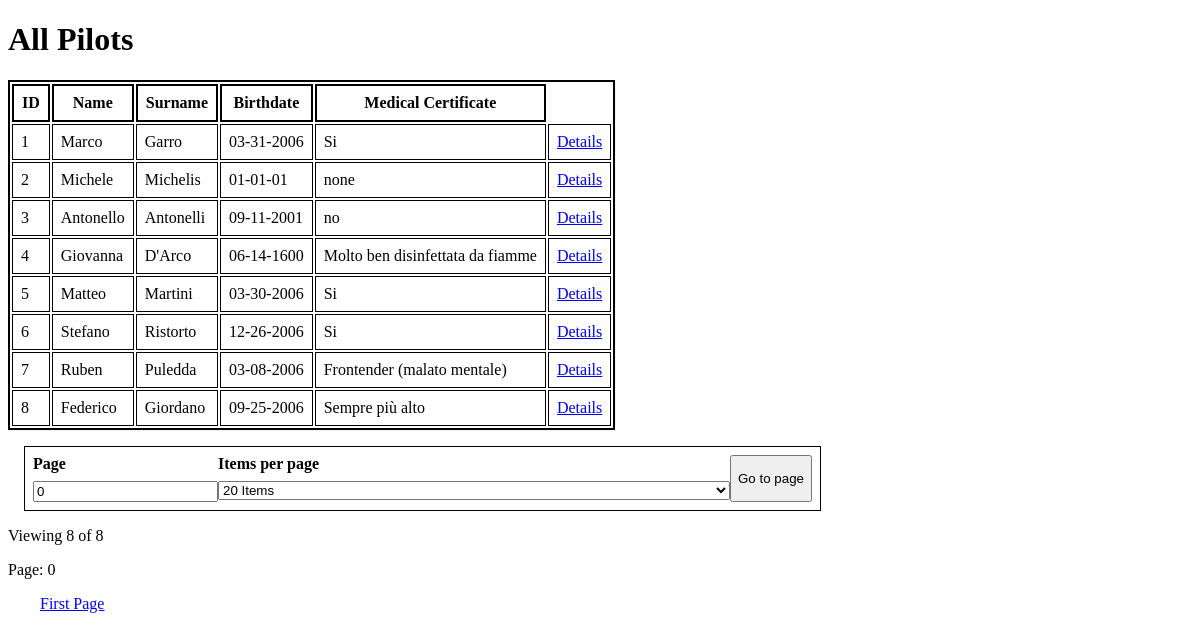
Page /pilots.php on the committed database.
### tables this page shows
CREATE TABLE studentPilot(
    id INTEGER PRIMARY KEY AUTOINCREMENT,
    name TEXT,
    surname TEXT,
    birthDate DATE,
    medicalCertificate TEXT
);

### Dao/PilotsDAO.php (called while the page is built, shortened)
<?php
include_once ("./Classes/Pilot.php");
class PilotsDAO extends GenericDAO {
  public static function getCount(): int {
    $result = GenericDAO::$pdo->query("SELECT COUNT(*) FROM studentPilot;");
    $rows = $result->fetch(PDO::FETCH_NUM);
    return $rows[0];
  }
  public static function readPage($items, $offset): ?array {
    $result = GenericDAO::$pdo->query("SELECT * FROM studentPilot ORDER BY id LIMIT $items OFFSET $offset;");
    $rows = $result->fetchAll(PDO::FETCH_ASSOC);
    $pilots = array();
    foreach ($rows as $row) {
      $pilots[] = new Pilot(
         $row["id"],
         $row["name"],
         $row["surname"],
         $row["birthDate"],
         $row["medicalCertificate"]
      );
    }
    return $pilots;
  }
}

### Classes/Pilot.php (the view, shortened to what this page needs)
<?php
class Pilot {
  private $id;
  private $name;
  private $surname;
  private $birthDate;
  private $medicalCertificate;
  public function __construct($id, $name, $surname, $birthDate, $medicalCertificate)
  {
    $this->id = $id;
    $this->name = $name;
    $this->surname = $surname;
    $this->birthDate = $birthDate;
    $this->medicalCertificate = $medicalCertificate;
  }
  public function toRow(): string {
    return <<< HTML
<tr id="$this->id">
    <td>$this->id</td>
    <td>$this->name</td>
    <td>$this->surname</td>
    <td>$this->birthDate</td>
    <td>$this->medicalCertificate</td>
    <td><a href="/pilot.php?id=$this->id">Details</a></td>
</tr>
HTML;
  }
}

### pilots.php (shortened to what this page needs)
<?php
include_once ("Classes/Pilot.php");
include_once ("Dao/GenericDAO.php");
include_once ("Dao/PilotsDAO.php");
$items = $_GET['items'] ?? 20;
$offset = $_GET['page'] ?? 0;
$pilots = array();
$totalItems = 0;
try {
  $totalItems = PilotsDAO::getCount();
  if($offset + 1 * $items > $totalItems){
      $offset = 0;
  }
  $pilots = PilotsDAO::readPage($items, $offset * $items);
} catch (Exception $exception) {
  echo "<h1>".$exception->getMessage()."</h1>";
}
?>
<!DOCTYPE html>
<html lang="en">
<head>
  <link rel="stylesheet" type="text/css" href="index.css" />
</head>
<body>
    <h1>All Pilots</h1>
    <table>
        <thead>
            <tr>
                <th>ID</th>
                <th>Name</th>
                <th>Surname</th>
                <th>Birthdate</th>
                <th>Medical Certificate</th>
            </tr>
        </thead>
        <tbody>
            <?php
            if(count($pilots) > 0) {
              foreach ($pilots as $pilot) {
                echo $pilot->toRow();
              }
            } else {
                echo "<h2>no results</h2>";
            }
            ?>
        </tbody>
    </table>
    <footer>
        <form action="pilots.php" method="get">
            <label>Page
                <input type="number" name="page" id="page" value="<?php echo $offset?>" required>
            </label>
            <label>Items per page
                <select id="items" name="items" required>
                    <option value="20" <?php echo ($items == 20)? "selected" : "" ?>>20 Items</option>
                </select>
            </label>
            <button type="submit">Go to page</button>
        </form>
        <p>Viewing <?php
          $viewingItems = $items * ($offset + 1);
          if($viewingItems > $totalItems) $viewingItems = $totalItems;
          echo $viewingItems;
          ?> of <?php echo $totalItems ?></p>
        <p>Page: <?php echo $offset ?></p>
        <a href="pilots.php?items=<?php echo $items?>&page=0">First Page</a>
    </footer>
</body>
</html>

### index.css (style rules this page uses)
body { color: black; }
td, th { border: black 1px solid; padding: 0.5rem; }
table, th { border: black 2px solid; }
table { box-shadow: 1px 1px #0000000a; }
form { border: black 1px solid; margin: 1rem; padding: 0.5rem; display: flex; justify-content: space-between; }
form label { display: flex; flex-flow: column; gap: 0.5rem; font-weight: bold; }
form label select { width: 32rem; }
footer { display: inline-block; }
footer a { padding: 1rem; margin-left: 1rem; }

### rows in the picture
studentpilot: id "1", name "Marco", surname "Garro", birthDate "03-31-2006", medicalCertificate "Si"
studentpilot: id "2", name "Michele", surname "Michelis", birthDate "01-01-01", medicalCertificate "none"
studentpilot: id "3", name "Antonello", surname "Antonelli", birthDate "09-11-2001", medicalCertificate "no"
studentpilot: id "4", name "Giovanna", surname "D'Arco", birthDate "06-14-1600", medicalCertificate "Molto ben disinfettata da fiamme"
studentpilot: id "5", name "Matteo", surname "Martini", birthDate "03-30-2006", medicalCertificate "Si"
studentpilot: id "6", name "Stefano", surname "Ristorto", birthDate "12-26-2006", medicalCertificate "Si"
studentpilot: id "7", name "Ruben", surname "Puledda", birthDate "03-08-2006", medicalCertificate "Frontender (malato mentale)"
studentpilot: id "8", name "Federico", surname "Giordano", birthDate "09-25-2006", medicalCertificate "Sempre più alto"

### other values in the picture
$viewingItems "8"
$totalItems "8"
$offset "0"
